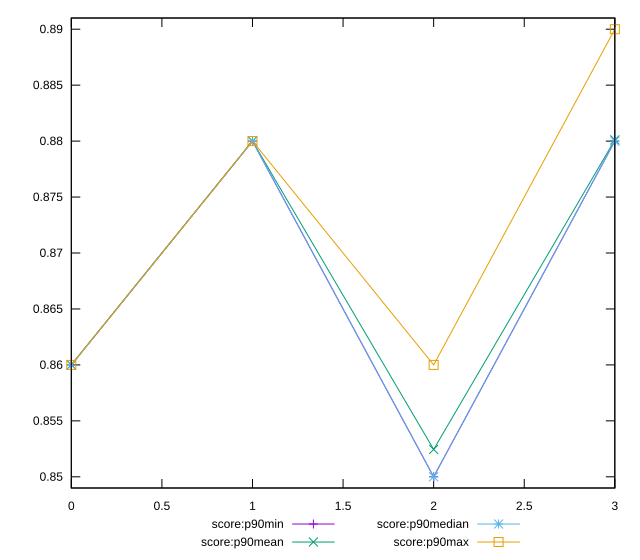

This chart was generated by the following gnuplot code:
reset

$scoreP90Min <<EOF
0 0.86
1 0.88
2 0.85
3 0.88
EOF

$scoreP90Mean <<EOF
0 0.8599999999999995
1 0.8799999999999998
2 0.8524468085106381
3 0.8801063829787233
EOF

$scoreP90Median <<EOF
0 0.86
1 0.88
2 0.85
3 0.88
EOF

$scoreP90Max <<EOF
0 0.86
1 0.88
2 0.86
3 0.89
EOF

set key outside below
set xrange [0:3]
set yrange [0.849:0.891]
set trange [0.849:0.891]
set terminal svg size 640, 560 enhanced background rgb 'white'
set output "reports/report_00033_2021-03-01T14-23-16.841Z/first-contentful-paint/progression/score.svg"

plot $scoreP90Min title "score:p90min" with linespoints, \
     $scoreP90Mean title "score:p90mean" with linespoints, \
     $scoreP90Median title "score:p90median" with linespoints, \
     $scoreP90Max title "score:p90max" with linespoints

reset
